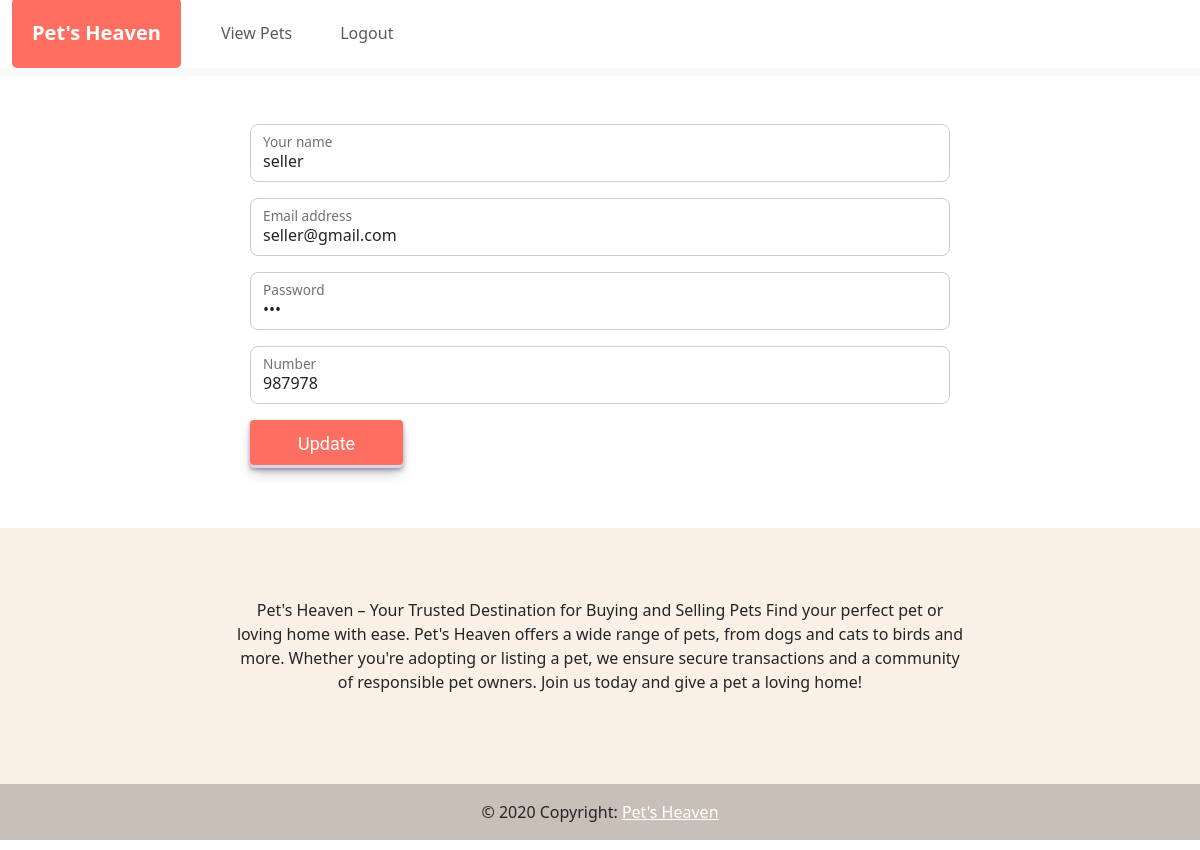
The page /buyer/index.php (signed in) on the database its author committed.
### tables this page shows
CREATE TABLE `users` (
  `uid` int(11) NOT NULL,
  `name` varchar(255) NOT NULL,
  `email` varchar(255) NOT NULL,
  `password` varchar(255) NOT NULL,
  `number` varchar(255) NOT NULL,
  `role` varchar(255) NOT NULL
);

### buyer/index.php (the view, shortened to what this page needs)
<?php
require_once 'db.php';
$id=$_SESSION['userid'];
?>
<!doctype html>
<html lang="en">
<head>
    <link href="https://cdn.jsdelivr.net/npm/bootstrap@5.3.3/dist/css/bootstrap.min.css" rel="stylesheet"
>
</head>
<body>
    <?php  require_once 'nav.php' ?>
    <div class="container mt-5">
        <?php
        $select="SELECT*FROM users WHERE uid='$id'";
        $run=mysqli_query($db,$select);
        while ($data=mysqli_fetch_assoc($run)) { ?>
        <div class="container mt-5 div-form text-secondary">
            <form action="" method="post">
                <div class="form-floating mb-3">
                    <input type="text" name="name" value="<?php echo $data['name'] ?>" class="form-control" id="floatingInputUsername"
                        placeholder="Your Name" required style="border: none; border: 1px solid #cdcdcd; border-radius:8px;width:700px;">
                    <label for="floatingInputUsername">Your name</label>
                </div>
                <div class="form-floating mb-3">
                    <input type="email" name="email" value="<?php echo $data['email'] ?>" class="form-control" id="floatingInput"
                        placeholder="name@example.com" required style="border: none; border: 1px solid #cdcdcd; border-radius:8px;width:700px;">
                    <label for="floatingInput">Email address</label>
                </div>
                <div class="form-floating mb-3">
                    <input type="password" name="password" value="<?php echo $data['password'] ?>" class="form-control" id="floatingPassword"
                        placeholder="Password" required style="border: none; border: 1px solid #cdcdcd; border-radius:8px;width:700px;">
                    <label for="floatingPassword">Password</label>
                </div>
                <div class="form-floating mb-3">
                    <input type="number" name="number" value="<?php echo $data['number'] ?>"  class="form-control" id="floatingnumber" placeholder="Number"
                        required style="border: none; border: 1px solid #cdcdcd; border-radius:8px;width:700px;">
                    <label for="floatingnumber">Number</label>
                </div>
                <div class="mb-0">
                <button type="submit" name="login-btn" style="background: #FF6F61" class="btn text-white py-2 px-5 button-30"
                style="border-radius: 8px;">Update</button>
                </div>
            </form>
        </div>
        <?php } ?>
    </div>
    <?php require_once '../footer.php';  ?>
</body>
</html>

### buyer/index.php (style rules this page uses)
.div-form { display:flex; justify-content: center; align-items:center; margin-bottom: 60px; }
.button-30 { align-items: center; appearance: none; background-color: #FAF0E6; border-radius: 4px; border-width: 0; box-shadow: rgba(45, 35, 66, 0.4) 0 2px 4px, rgba(45, 35, 66, 0.3) 0 7px 13px -3px, #D6D6E7 0 -3px 0 inset; box-sizing: border-box; color: #36395A; cursor: pointer; display: inline-flex; font-family: 'Roboto', sans-serif; height: 48px; justify-content: center; line-height: 1; list-style: none; overflow: hidden; padding-left: 16px; padding-right: 16px; position: relative; text-align: left; text-decoration: none; transition: box-shadow .15s, transform .15s; user-select: none; -webkit-user-select: none; touch-action: manipulation; white-space: nowrap; will-change: box-shadow, transform; font-size: 18px; }

### rows shown on the page
users: name "seller", email "seller@gmail.com", number "987978"
